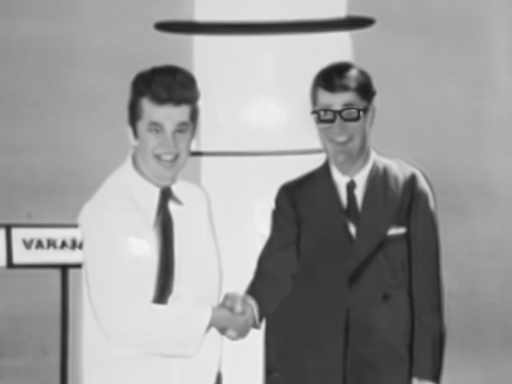
#> input picture src/tools/photo_staff_raw.png, 512 x 384 px
$ python make_photo.py photo_staff_raw.png
#> lines starting #> are read from the running program, lines starting #| are printed output that depends on the picture; after the words box and inside, x2 and y2 are one past the last pixel; in counts of white or black regions, pixels touching at a corner belong together
"""Фото корпоратива (mem_1_photo): textures/misc/photo_staff.png, 352x264 RGBA.

Старый чёрно-белый отпечаток: Э. Марш (слева, лабораторный халат) и директор Хэллоран
(справа, тёмный костюм, очки) жмут руки перед капсулой 47; слева табличка PROTOTYPE.

Исходный кадр — photo_staff_raw.png рядом со скриптом (512x384, оттенки серого; откуда он и
как получен — в make_photo_raw.py). Этот скрипт только печатает: надписи «47» и «PROTOTYPE»
(свой растровый шрифт, до размытия, чтобы легли в зерно кадра; табличку наполовину закрывает
халат Марша), затем копия с копии: низкое разрешение, мягкость, ореол по контурам, низкий
контраст, пятнистый шум и зерно, пыль, светлая полоса-царапина, залом, белое поле с неровным
краем (альфа только 0/255). Результат детерминирован (фиксированный seed).
Размер должен совпадать с DiaryTuning.PHOTOS (texW, texH).

Запуск из корня: python run_tool.py make_photo
Или: python src/tools/make_photo.py [результат.png] [--raw исходник.png]
Нужны numpy и Pillow. Несколько секунд.
"""
import math
import os
import sys

import numpy as np
from PIL import Image

HERE = os.path.dirname(os.path.abspath(__file__))
ROOT = os.path.dirname(os.path.dirname(HERE))
OUT = os.path.join(ROOT, "src", "main", "resources", "assets", "hypersomnia", "textures", "misc", "photo_staff.png")
RAW = os.path.join(HERE, "photo_staff_raw.png")

W, H = 352, 264          # текстура (DiaryTuning.PHOTOS: texW, texH)
BORDER = 12              # белое поле
IW, IH = W - 2 * BORDER, H - 2 * BORDER
SS = 2                   # обработка в двойном размере, в конце уменьшение
SEED = 47

# Разметка в координатах исходника 512x384: четыре угла (лв, пв, пн, лн).
NUMBER_QUAD = ((251, 36), (290, 36), (290, 62), (251, 62))         # «47» на капсуле под тёмным ободом
PLACARD_QUAD = ((12, 229), (80, 229), (80, 262), (12, 262))        # поле таблички (затирается)
PLACARD_TEXT = ((14.5, 238.5), (109.0, 238.5), (109.0, 252.5), (14.5, 252.5))  # PROTOTYPE, клетка 1.75
PLACARD_CLIP = 79.0      # правее — халат Марша: видно PROTOT, остальное за ним
CROP_Y = (5, 379)        # кадр по высоте под пропорцию IW:IH
LOSS = 1.7               # во сколько раз копия беднее кадра по разрешению


# ---------------------------------------------------------------- шум и размытие

def gauss_kernel(sigma):
    r = max(1, int(math.ceil(sigma * 3)))
    x = np.arange(-r, r + 1)
    k = np.exp(-0.5 * (x / sigma) ** 2)
    return k / k.sum()


def blur(a, sigma):
    if sigma <= 0:
        return a
    k = gauss_kernel(sigma)
    r = len(k) // 2
    p = np.pad(a, ((r, r), (0, 0)), mode="edge")
    a = sum(k[i] * p[i:i + a.shape[0]] for i in range(len(k)))
    p = np.pad(a, ((0, 0), (r, r)), mode="edge")
    return sum(k[i] * p[:, i:i + a.shape[1]] for i in range(len(k)))


def resize(a, w, h, method=Image.BICUBIC):
    im = Image.fromarray(a.astype(np.float32), mode="F").resize((w, h), method)
    return np.asarray(im, dtype=np.float64)


def low_noise(rng, h, w, cell):
    """Плавный шум 0..1: решётка случайных чисел, растянутая бикубически."""
    gh, gw = max(2, h // cell + 2), max(2, w // cell + 2)
    return resize(rng.random((gh, gw)), w, h)


# ---------------------------------------------------------------- надписи (свой растровый шрифт 5x7)

GLYPHS = {
    "P": ["1111.", "1...1", "1...1", "1111.", "1....", "1....", "1...."],
    "R": ["1111.", "1...1", "1...1", "1111.", "1.1..", "1..1.", "1...1"],
    "O": [".111.", "1...1", "1...1", "1...1", "1...1", "1...1", ".111."],
    "T": ["11111", "..1..", "..1..", "..1..", "..1..", "..1..", "..1.."],
    "Y": ["1...1", "1...1", ".1.1.", "..1..", "..1..", "..1..", "..1.."],
    "E": ["11111", "1....", "1....", "1111.", "1....", "1....", "11111"],
    "4": ["...1.", "..11.", ".1.1.", "1..1.", "11111", "...1.", "...1."],
    "7": ["11111", "....1", "...1.", "..1..", ".1...", ".1...", ".1..."],
}


def glyph_raster(text, cell=8, bold=0):
    """Надпись в растре: 1 — краска. Столбец между буквами, поле в полклетки; bold — утолщение вправо (px)."""
    cols, rows = len(text) * 6 - 1, 7
    m = np.zeros((rows * cell + cell, cols * cell + cell))
    for i, ch in enumerate(text):
        for r, line in enumerate(GLYPHS[ch]):
            for c, v in enumerate(line):
                if v == "1":
                    y0, x0 = cell // 2 + r * cell, cell // 2 + (i * 6 + c) * cell
                    m[y0:y0 + cell, x0:x0 + cell + bold] = 1.0
    return m


def homography(src, dst):
    """Матрица 3x3: src (4 точки) -> dst (4 точки)."""
    a, b = [], []
    for (x, y), (u, v) in zip(src, dst):
        a.append([x, y, 1, 0, 0, 0, -u * x, -u * y]); b.append(u)
        a.append([0, 0, 0, x, y, 1, -v * x, -v * y]); b.append(v)
    h = np.linalg.solve(np.array(a, dtype=np.float64), np.array(b, dtype=np.float64))
    return np.append(h, 1.0).reshape(3, 3)


def warp_to_quad(src, quad, shape):
    """Растр src (h, w) в четырёхугольник quad кадра shape; билинейно, вне — 0."""
    sh, sw = src.shape
    hm = homography(quad, ((0, 0), (sw, 0), (sw, sh), (0, sh)))
    yy, xx = np.mgrid[0:shape[0], 0:shape[1]].astype(np.float64) + 0.5
    d = hm[2, 0] * xx + hm[2, 1] * yy + hm[2, 2]
    u = (hm[0, 0] * xx + hm[0, 1] * yy + hm[0, 2]) / d - 0.5
    v = (hm[1, 0] * xx + hm[1, 1] * yy + hm[1, 2]) / d - 0.5
    ok = (u >= 0) & (u <= sw - 1) & (v >= 0) & (v <= sh - 1)
    u0 = np.clip(np.floor(u).astype(int), 0, sw - 2)
    v0 = np.clip(np.floor(v).astype(int), 0, sh - 2)
    fu, fv = np.clip(u - u0, 0, 1), np.clip(v - v0, 0, 1)
    out = (src[v0, u0] * (1 - fu) * (1 - fv) + src[v0, u0 + 1] * fu * (1 - fv)
           + src[v0 + 1, u0] * (1 - fu) * fv + src[v0 + 1, u0 + 1] * fu * fv)
    return np.where(ok, out, 0.0)


def quad_mask(quad, shape):
    return warp_to_quad(np.ones((8, 8)), quad, shape)


def paint(y, text, quad, ink, alpha, soft, clip_x=None, bold=0):
    """Краска по поверхности: тень и свет кадра сохраняются (умножение), края мягкие.
    clip_x: правее этой x надпись закрыта передним планом."""
    m = blur(warp_to_quad(glyph_raster(text, bold=bold), quad, y.shape), soft) * alpha
    if clip_x is not None:
        xx = np.arange(y.shape[1])[None, :]
        m = m * np.clip(clip_x - xx, 0, 1)
    return y * (1 - m) + y * ink * m


def wipe(y, quad, rng, clip_x=None):
    """Поле таблички: гладкая заливка по краю четырёхугольника, чтобы снять случайные буквы кадра."""
    m = blur(quad_mask(quad, y.shape), 1.0)
    if clip_x is not None:
        m = m * np.clip(clip_x - np.arange(y.shape[1])[None, :], 0, 1)
    edge = (m > 0.05) & (m < 0.6)
    base = np.median(y[edge]) if edge.any() else float(y[m > 0.5].mean())
    smooth = blur(np.where(m > 0.5, base, y), 6.0)
    fill = 0.65 * base + 0.35 * smooth + (low_noise(rng, *y.shape, 6) - 0.5) * 0.02
    return y * (1 - m) + fill * m


# ---------------------------------------------------------------- печать

def stamp_disc(img, cx, cy, r, val, alpha):
    h, w = img.shape
    x0, x1 = max(0, int(cx - r - 2)), min(w, int(cx + r + 3))
    y0, y1 = max(0, int(cy - r - 2)), min(h, int(cy + r + 3))
    if x0 >= x1 or y0 >= y1:
        return
    yy, xx = np.mgrid[y0:y1, x0:x1]
    d = np.sqrt((xx - cx) ** 2 + (yy - cy) ** 2)
    a = np.clip(r + 0.5 - d, 0, 1) * alpha
    img[y0:y1, x0:x1] = img[y0:y1, x0:x1] * (1 - a) + val * a


def stroke(img, pts, width, val, alpha):
    for (x, y) in pts:
        stamp_disc(img, x, y, width * 0.5, val, alpha)


def generation_loss(y, rng):
    """Копия с копии: мало деталей, мягкие края со светлым ореолом, лёгкое двоение."""
    h, w = y.shape
    y = blur(y, 0.9 * SS)
    small = resize(y, int(w / (LOSS * SS)), int(h / (LOSS * SS)), Image.BOX)
    y = resize(small, w, h, Image.BICUBIC)
    y = y + 0.55 * (y - blur(y, 2.6 * SS))                 # ореол по контурам
    y = 0.9 * y + 0.1 * np.roll(y, int(2 * SS), axis=1)   # двоение
    return y


def tone(y):
    """Отпечаток: светлое не доходит до белого, тёмное — до чёрного, середина плоская."""
    y = np.clip(y, 0, 1) ** 1.08
    return 0.11 + y * (0.84 - 0.11)


def vignette(y):
    h, w = y.shape
    yy, xx = np.mgrid[0:h, 0:w]
    r2 = ((xx - w / 2) / (w / 2)) ** 2 * 0.55 + ((yy - h / 2) / (h / 2)) ** 2 * 0.45
    return y * (1.0 - 0.18 * r2)


def noise(y, rng):
    h, w = y.shape
    blot = (low_noise(rng, h, w, int(5 * SS)) - 0.5) * 0.045
    fine = blur(rng.normal(0.0, 1.0, (h, w)), 0.6 * SS)
    fine /= fine.std() + 1e-9
    amp = 0.02 * (0.4 + 2.4 * y * (1.0 - y))
    return y + blot + fine * amp


def damage(y, rng):
    """Пыль, волосок, светлая горизонтальная полоса по эмульсии, стёртые края кадра."""
    h, w = y.shape
    for _ in range(14):
        stamp_disc(y, rng.uniform(0, w), rng.uniform(0, h), rng.uniform(0.3, 0.9), 0.92, rng.uniform(0.4, 0.8))
    for _ in range(4):
        stamp_disc(y, rng.uniform(0, w), rng.uniform(0, h), rng.uniform(0.3, 0.7), 0.1, rng.uniform(0.35, 0.6))
    x, yy0 = rng.uniform(0, w), rng.uniform(0, h)
    ang = rng.uniform(0, math.pi * 2)
    pts = []
    for _ in range(26):
        ang += rng.normal(0, 0.22)
        x += math.cos(ang) * 0.7
        yy0 += math.sin(ang) * 0.7
        pts.append((x, yy0))
    stroke(y, pts, 0.6, 0.9, 0.45)
    # светлая полоса: короткая, горизонтальная, с мягкими концами
    sx, sy, ln = w * 0.13, h * 0.43, w * 0.08
    for i in range(int(ln)):
        t = i / ln
        stamp_disc(y, sx + i, sy + 0.15 * math.sin(t * 3), 0.55, 0.97, 0.85 * math.sin(math.pi * t) ** 0.4)
    yy, xx = np.mgrid[0:h, 0:w]
    edge = np.minimum(np.minimum(xx, w - 1 - xx), np.minimum(yy, h - 1 - yy))
    wear = np.clip(1.0 - edge / 5.0, 0, 1) * (low_noise(rng, h, w, 6) > 0.62)
    return y + wear * 0.1


def develop(raw, rng):
    y = wipe(raw, PLACARD_QUAD, rng, PLACARD_CLIP)
    y = paint(y, "PROTOTYPE", PLACARD_TEXT, 0.12, 0.95, 0.5, PLACARD_CLIP, bold=3)
    y = paint(y, "47", NUMBER_QUAD, 0.3, 0.85, 0.6)
    y = y[CROP_Y[0]:CROP_Y[1]]
    y = resize(y, IW * SS, IH * SS, Image.LANCZOS)
    y = generation_loss(y, rng)
    y = vignette(tone(y))
    y = noise(y, rng)
    y = resize(y, IW, IH, Image.BOX)
    y = damage(y, rng)
    return np.clip(y, 0.0, 1.0)


def deckle_mask(rng):
    """Неровный край отпечатка: мелкие фестоны + шум; 1 — бумага, 0 — прозрачно."""
    yy, xx = np.mgrid[0:H, 0:W].astype(np.float64)

    def edge(t, n):
        sc = 0.5 + 0.5 * np.cos(2 * math.pi * t / 8.6)
        return 0.6 + 1.5 * sc ** 0.8 + 0.7 * n
    nt = low_noise(rng, 1, W, 5)[0]
    nb = low_noise(rng, 1, W, 5)[0]
    nl = low_noise(rng, H, 1, 5)[:, 0]
    nr = low_noise(rng, H, 1, 5)[:, 0]
    top = edge(xx, nt[None, :].repeat(H, 0))
    bot = edge(xx + 3.0, nb[None, :].repeat(H, 0))
    lef = edge(yy, nl[:, None].repeat(W, 1))
    rig = edge(yy + 4.0, nr[:, None].repeat(W, 1))
    inside = (yy >= top) & (H - 1 - yy >= bot) & (xx >= lef) & (W - 1 - xx >= rig)
    for cx, cy in ((3.5, 3.5), (W - 4.5, 3.5), (3.5, H - 4.5), (W - 4.5, H - 4.5)):
        corner = (np.abs(xx - cx) <= 4) & (np.abs(yy - cy) <= 4) & ((xx - cx) * (cx - W / 2) > 0) & ((yy - cy) * (cy - H / 2) > 0)
        inside &= ~(corner & ((xx - cx) ** 2 + (yy - cy) ** 2 > 3.2 ** 2))
    return inside


def crease(rgb, rng):
    """Залом через левый нижний угол: светлая трещина эмульсии и тень с одной стороны."""
    yy, xx = np.mgrid[0:H, 0:W].astype(np.float64)
    a, b = np.array([0.0, H * 0.74]), np.array([W * 0.2, H * 1.0])
    d = b - a
    nrm = np.array([-d[1], d[0]]) / np.linalg.norm(d)
    s = (xx - a[0]) * nrm[0] + (yy - a[1]) * nrm[1]
    s = s + 0.6 * (low_noise(rng, H, W, 9) - 0.5)
    crack = np.clip(1.0 - np.abs(s) / 0.6, 0, 1) * 0.5
    shade = np.clip(1.0 - np.abs(s - 1.6) / 1.6, 0, 1) * 0.08
    out = rgb * (1 - shade)[..., None]
    return out + (0.93 - out) * crack[..., None]


def compose(y, rng):
    """Кадр в белом поле, холодно-нейтральный тон, неровный край, альфа только 0/255."""
    paper = np.array([0.905, 0.897, 0.872])
    rgb = np.empty((H, W, 3))
    rgb[:] = paper
    rgb *= (0.985 + 0.03 * low_noise(rng, H, W, 12))[..., None]
    yy, xx = np.mgrid[0:H, 0:W]
    edge = np.minimum(np.minimum(xx, W - 1 - xx), np.minimum(yy, H - 1 - yy))
    rgb *= (1.0 - 0.05 * np.clip(1.0 - edge / 8.0, 0, 1))[..., None]
    tint = np.stack([y - 0.012 * (1 - y), y - 0.004 * (1 - y), y + 0.014 * (1 - y)], -1)
    rgb[BORDER:BORDER + IH, BORDER:BORDER + IW] = tint
    rgb = crease(rgb, rng)
    mask = deckle_mask(rng)
    out = np.empty((H, W, 4), dtype=np.uint8)
    out[..., :3] = np.clip(rgb * 255.0 + 0.5, 0, 255).astype(np.uint8)
    out[..., 3] = np.where(mask, 255, 0).astype(np.uint8)
    out[~mask, :3] = np.clip(paper * 255.0, 0, 255).astype(np.uint8)
    return Image.fromarray(out, mode="RGBA")


def load_raw(path):
    a = np.asarray(Image.open(path).convert("RGB"), dtype=np.float64) / 255.0
    return a @ np.array([0.299, 0.587, 0.114])


def make(raw_path=RAW):
    rng = np.random.default_rng(SEED)
    return compose(develop(load_raw(raw_path), rng), rng)


def main(argv):
    args = argv[1:]
    raw = RAW
    if "--raw" in args:
        i = args.index("--raw")
        raw = args[i + 1]
        args = args[:i] + args[i + 2:]
    args = [a for a in args if not a.startswith("--")]
    dst = args[0] if args else OUT
    im = make(raw)
#> in warp_to_quad, `sh, sw = src.shape`: sh = 8
#> in warp_to_quad, `hm = homography(quad, ((0, 0), (sw, 0), (sw, sh), (0, sh)))`: hm = [[0.118, -6.25e-19, -1.41], [-6.52e-17, 0.242, -55.52], [1.26e-17, 4.48e-19, 1]]
#> in warp_to_quad, `ok = (u >= 0) & (u <= sw - 1) & (v >= 0) & (v <= sh - 1)`:
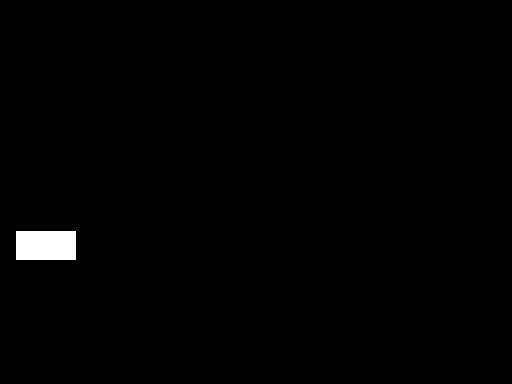
#> ok: shape (384, 512) bool; 0.89% white; 1 white region, box (x1, y1, x2, y2) and area: (16, 231, 76, 260) 1740
#> in warp_to_quad, `u0 = np.clip(np.floor(u).astype(int), 0, sw - 2)`:
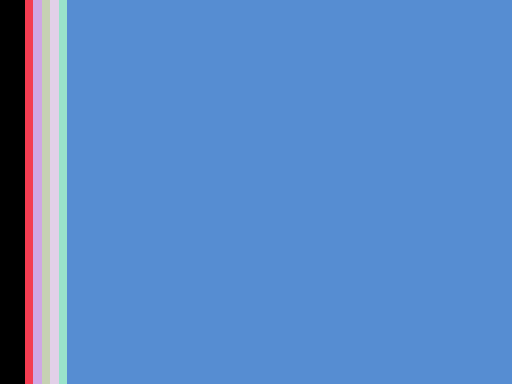
#> u0: shape (384, 512) int64; 7 distinct labels, from 0 to 6; one colour per label, 0 black
#> in warp_to_quad, `v0 = np.clip(np.floor(v).astype(int), 0, sh - 2)`:
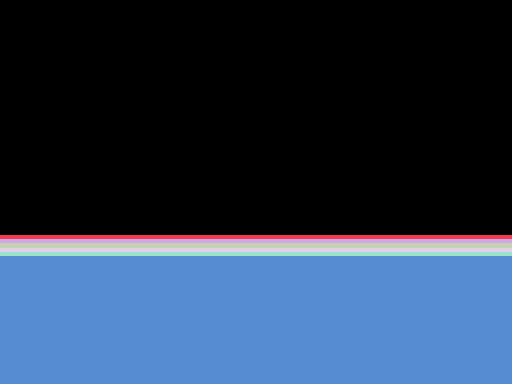
#> v0: shape (384, 512) int64; 7 distinct labels, from 0 to 6; one colour per label, 0 black
#> in warp_to_quad, `fu, fv = np.clip(u - u0, 0, 1), np.clip(v - v0, 0, 1)`:
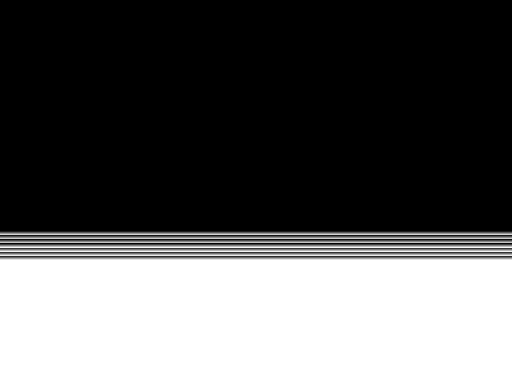
#> fv: shape (384, 512) float64; min 0, max 1, mean 0.361
#> in gauss_kernel, `r = max(1, int(math.ceil(sigma * 3)))`: r = 3
#> in wipe, `edge = (m > 0.05) & (m < 0.6)`: edge: shape (384, 512) bool; 0.18% white in thin lines or dots, all inside (x1, y1, x2, y2) = (14, 229, 78, 262)
#> in wipe, `base = np.median(y[edge]) if edge.any() else float(y[m > 0.5].mean())`: base = 0.855
#> call 2 of blur, with sigma = 6
#> in blur (call 2), `p = np.pad(a, ((r, r), (0, 0)), mode="edge")`:
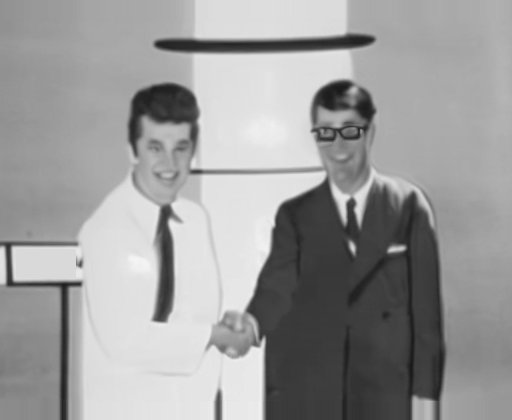
#> p: shape (420, 512) float64; min 0.098, max 0.961, mean 0.609
#> in wipe, `fill = 0.65 * base + 0.35 * smooth + (low_noise(rng, *y.shape, 6) - 0...`:
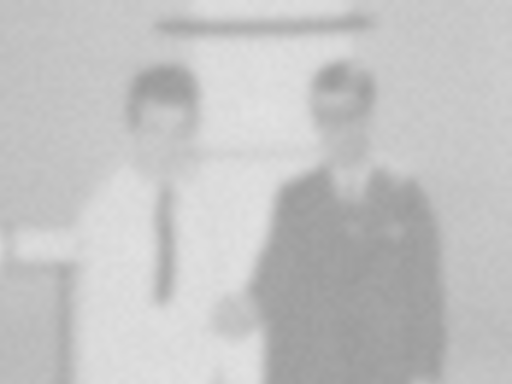
#> fill: shape (384, 512) float64; min 0.614, max 0.889, mean 0.768
#> call 3 of resize, with w = 192, h = 141, method = 4
#> in resize (call 3), `im = Image.fromarray(a.astype(np.float32), mode="F").resize((w, h), me..`:
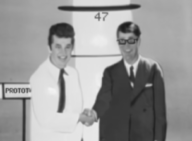
#> im: PIL image 192x141 F; min 0.113, max 0.952, mean 0.602
#> in vignette, `h, w = y.shape`: h = 480; w = 656
#> in damage, `x, yy0 = rng.uniform(0, w), rng.uniform(0, h)`: x = 325.2; yy0 = 230.8
#> in damage, `ang = rng.uniform(0, math.pi * 2)`: ang = 5.48
#> the loop in damage, `for _ in range(26):` made 26 passes
#> (ang, x, yy0) on passes 1 to 12: (5.29, 325.6, 230.3), (5.14, 325.9, 229.6), (5.32, 326.3, 229), (4.9, 326.4, 228.4), (4.9, 326.5, 227.7), (5.18, 326.9, 227), (4.7, 326.9, 226.3), (4.59, 326.8, 225.6), (4.67, 326.7, 224.9), (4.51, 326.6, 224.3), (4.63, 326.5, 223.6), (4.73, 326.6, 222.9)
#> after the loop in damage, `for _ in range(26):`: ang = 6.02; pts = 26 pairs, first value 325.6 to 333.1, second value 217 to 230.3; x = 333.1; yy0 = 217
#> the loop in stroke, `for (x, y) in pts:` made 26 passes
#> (x, y, x0 in stamp_disc, y0 in stamp_disc, y1 in stamp_disc) on passes 1 to 12: (325.6, 230.3, 323, 227, 233), (325.9, 229.6, 323, 227, 232), (326.3, 229, 323, 226, 232), (326.4, 228.4, 324, 226, 231), (326.5, 227.7, 324, 225, 230), (326.9, 227, 324, 224, 230), (326.9, 226.3, 324, 224, 229), (326.8, 225.6, 324, 223, 228), (326.7, 224.9, 324, 222, 228), (326.6, 224.3, 324, 221, 227), (326.5, 223.6, 324, 221, 226), (326.6, 222.9, 324, 220, 226)
#> (x, y, x0 in stamp_disc, y0 in stamp_disc, y1 in stamp_disc, yy in stamp_disc, xx in stamp_disc, d in stamp_disc) on pass 21: (329.7, 217.7, 327, 215, 221, [215, 216, 217, 218, 219, 220], [327, 327, 327, 327, 327, 327], [3.85, 3.21, 2.8, 2.72, 2.98, 3.52])
#> in compose, `paper = np.array([0.905, 0.897, 0.872])`: paper = [0.905, 0.897, 0.872]
    os.makedirs(os.path.dirname(os.path.abspath(dst)), exist_ok=True)
    im.save(dst)
    print(dst)
    return 0


if __name__ == "__main__":
    sys.exit(main(sys.argv))
#> (the program exits here)
